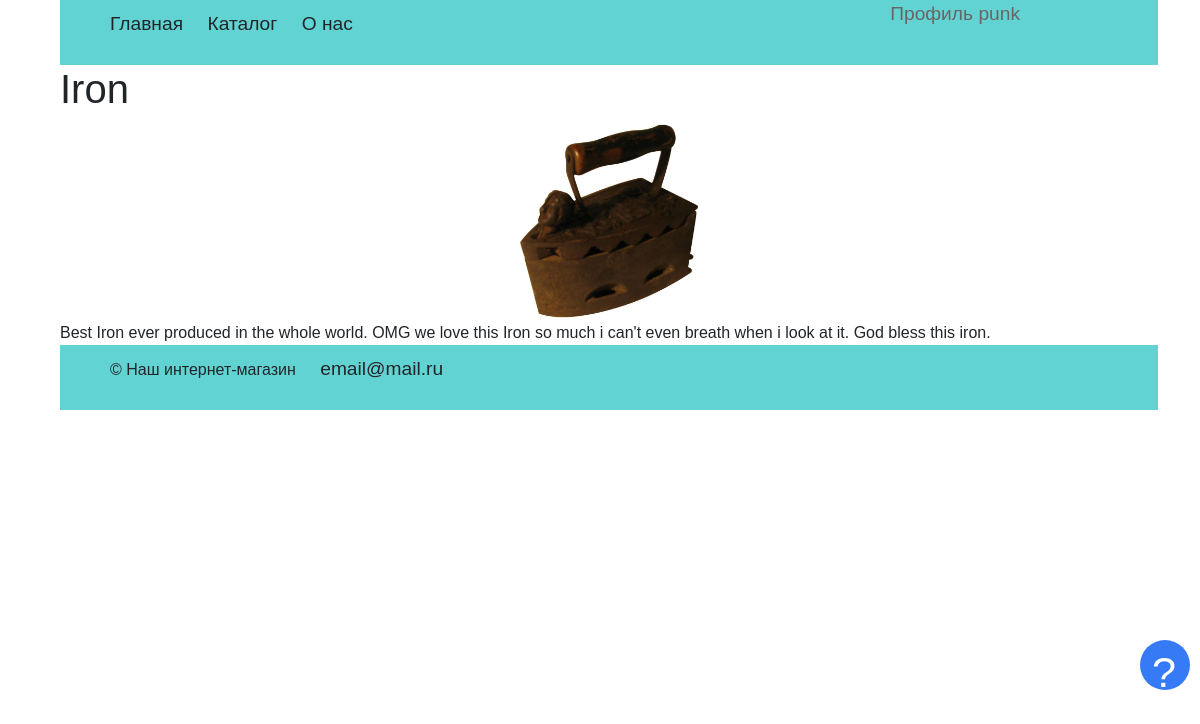
The page /item/Iron (signed in) on the database its author committed.
### 2022_02_08 - flask-full/models.py (models this page shows)
class Items(db.Model):
    id = db.Column(db.Integer, primary_key=True)
    name = db.Column(db.String(80), unique=True, nullable=False)
    descr = db.Column(db.String(256))
    price = db.Column(db.Integer, nullable=False)
    image = db.Column(db.String(256))

### 2022_02_08 - flask-full/handlers.py (the view)
@app.route('/item/<item>')
def show_item_profile(item):
    item = escape(item)
    return render_template('item.html', item=Items.query.filter_by(name=item).one())

### 2022_02_08 - flask-full/templates/item.html
{% extends "base.html" %}
{% block content %}
        <div class="data">
            <h1>{{item.name}}</h1>
            <a href="#"><img class="item-img" src="{{ url_for('static', filename='/img/'+item.image) }}"></a>
            <div>
                {{item.descr}}
            </div>
        </div>
{% endblock %}

### 2022_02_08 - flask-full/static/style/style.css (style rules this page uses)
body { font-family: Arial, Helvetica, sans-serif; margin: 0 auto; width: 100%; height: 100%; }
.item-img { width: 200px; display: block; margin: 0 auto; }

### rows shown on the page
Items: name "Iron", image (picture), descr "Best Iron ever produced in the whole world. OMG we love this Iron so much i can't even breath when i look at it. God bless this iron."

### other values the page prints
{{ session['name'] }} "punk"
